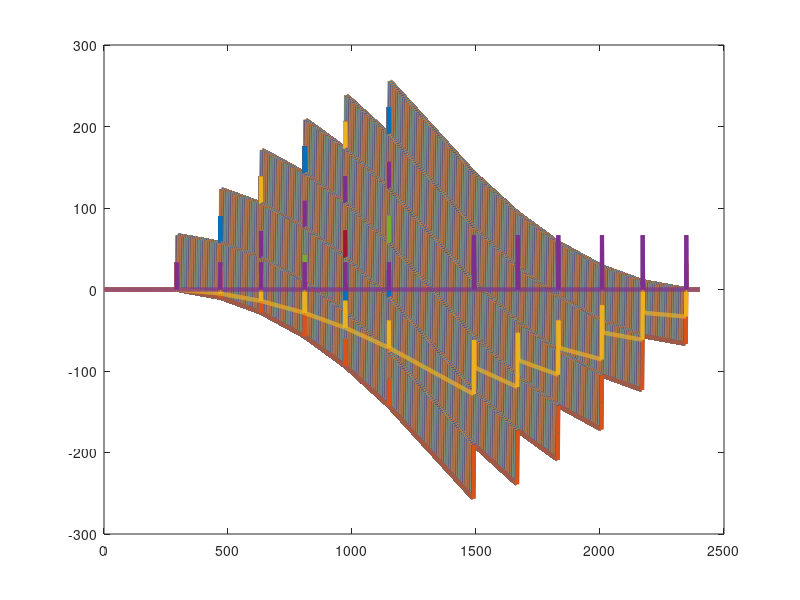
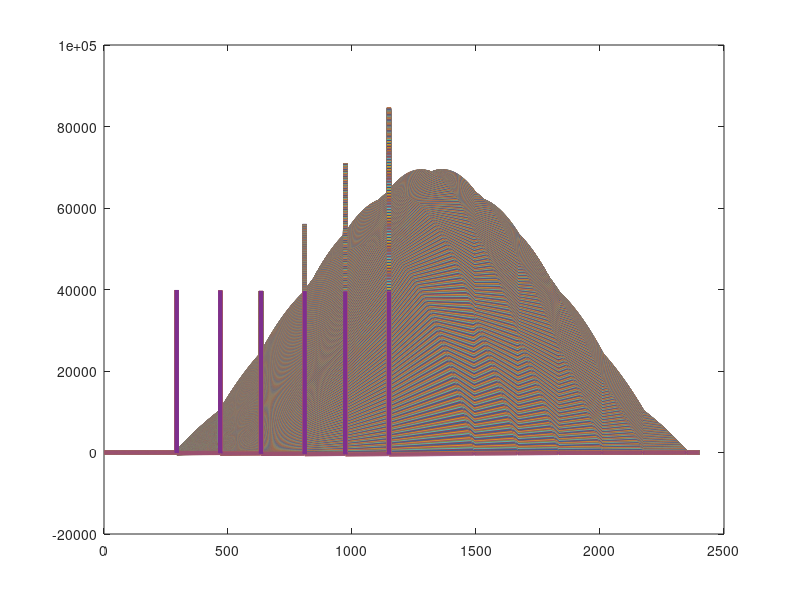

Here is the MATLAB script that generated these plots, in order:
clear; close all;
%% 0. Initialize Parameters
L = 1200; % Length of bridge
n = 1200; % Discretize into 1 mm seg.
P = 400; % Total weight of train [N]
x = linspace(0, L, n+1); % x-axis (0 to 1201)

%% 1. SFD, BMD under train loading

x_train = [52 228 392 568 732 908]; % Train Load Locations
P_train=[1 1 1 1 1 1]*P/6; 
n_train = 2400;

SFDi = zeros(n_train, n+1); % 1 SFD for each train loc.
BMDi = zeros(n_train, n+1); % 1 BMD for each train loc.

% Solve for SFD and BMD with the train at different locations

for i = 1:n_train
    locations = x_train - 1200 + fix(i);
    locations(0 > locations | locations > 1201) = 0;
    loads = P_train;
    loads(locations == 0) = 0;
    
    
    % Reaction forces (Rearranged moment and Fy equations)
    B_y = sum(locations .* loads) / L;
    A_y = sum(loads) - B_y;

    % Create a vector with forces at locations
    w = zeros(n+1, 1);
    w(2) = A_y;
    w(locations(locations>0)) = w(locations(locations>0)) -(P/6);
    w(L) = B_y;

    % Create SFD and BMD vectors with integration
    SFDi(i,:) = cumtrapz(w');
    BMDi(i,:) = cumtrapz(SFDi(i,:));
end

% Get max SFD, BMD and plot
SFD = max(abs(SFDi));
BMD = max(BMDi);

figure;
plot(SFDi, "LineWidth", 3);
figure;
plot(BMDi, "LineWidth", 3);
